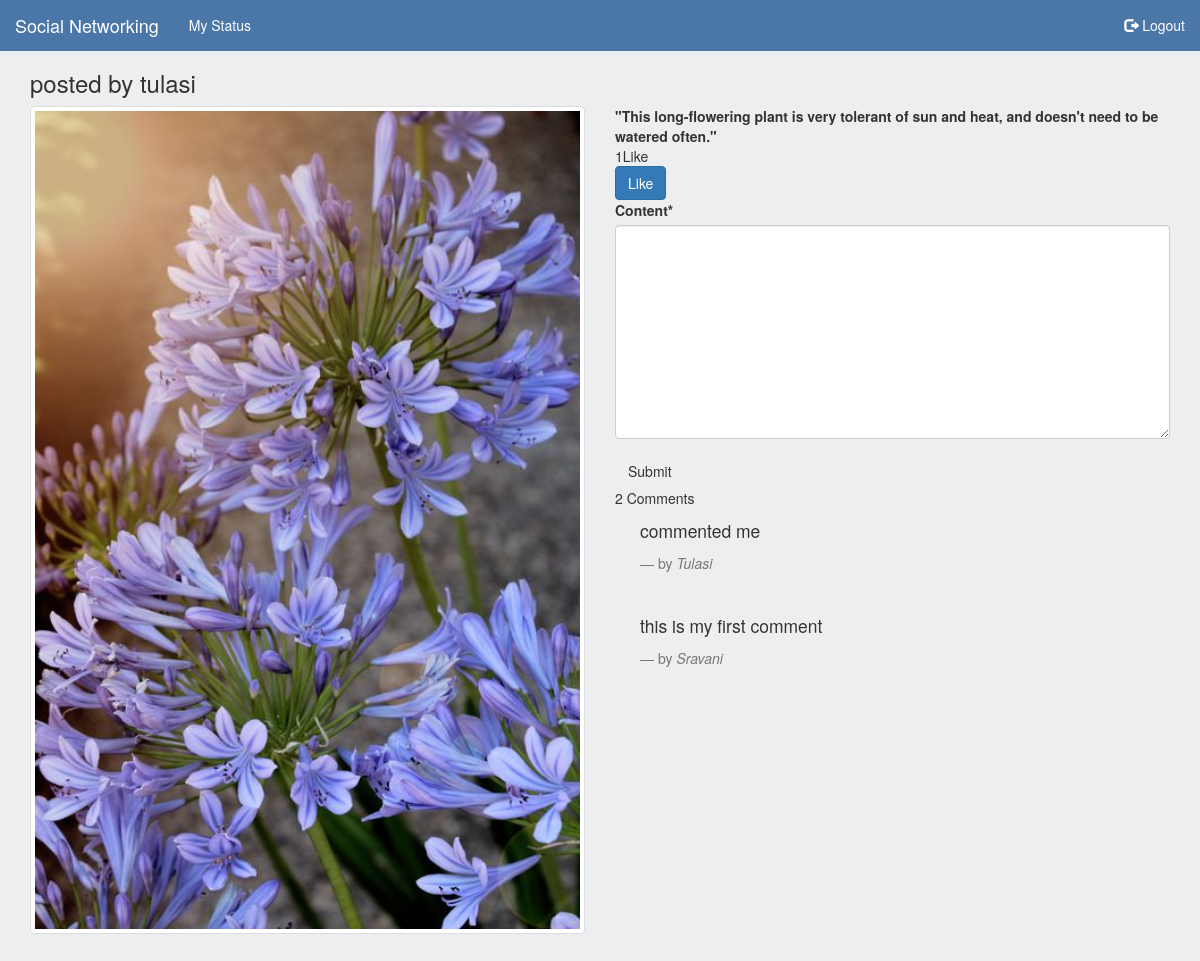
Page /status/detail/10/ (signed in) on the committed database.
### network/models.py (models this page shows, shortened)
class Status(models.Model):
    owner = models.ForeignKey(User,on_delete = models.CASCADE,)
    description = models.TextField()
    status_Img = models.ImageField(upload_to = 'images/')
    likes = models.ManyToManyField(User,related_name='likes',blank=True)
    def total_likes(self):
        return self.likes.count()

class Comment(models.Model):
    status = models.ForeignKey(Status,on_delete = models.CASCADE,)
    user = models.ForeignKey(User,on_delete = models.CASCADE,)
    content = models.TextField(max_length=160)
    timestamp = models.DateTimeField(auto_now_add=True)

### network/views.py (the view)
# urls.py: path('status/detail/<int:id>/',views.detail_status, name='detail_status'),
@login_required
def detail_status(request,id):
    status=get_object_or_404(Status,id=id)
    comments = Comment.objects.filter(status=status).order_by('-id')
    is_liked = False
    if status.likes.filter(id=request.user.id).exists():
        is_liked = True
    if request.method == 'POST':
        comment_form = CommentForm(request.POST or None)
        if comment_form.is_valid():
            content = request.POST.get('content')
            comment = Comment.objects.create(status=status, user=request.user, content=content)
            comment.save()
            return HttpResponseRedirect(status.get_absolute_url())
    else:
        comment_form = CommentForm()
    context = {
        'status':status,
        'is_liked': is_liked,
        'total_likes': status.total_likes(),
        'comments':comments,
        'comment_form':comment_form,
    }
    return render(request,'network/status_detail.html',context)

### network/forms.py
class CommentForm(forms.ModelForm):
    class Meta:
        model = Comment
        fields = ['content',]

### templates/network/status_detail.html (shortened to what this page needs)
{% extends 'base.html' %}
{% load crispy_forms_tags %}
{% block content %}
<div class="container" style="margin-top:50px" >
    <h3>posted by {{ status.owner.username }}</h3>
    <div class="row">
        <div class="col-sm-6">
            <img src="{{ status.status_Img.url }}" class="img-thumbnail" alt="..." width="100%"><br>
        </div>
        <div class="col-sm-6">
           <strong> "{{ status.description }}"</strong>
             <div class="main-comment-section">
          {{ total_likes }}Like{{total_likes|pluralize }}
        <form action="{% url 'like_status' %}" method="post">
          {% if is_liked %}
          <button type="submit" name="status_id" value="{{ status.id }}" class="btn btn-danger">disLike</button>
          {% else %}
          <button type="submit" name="status_id" value="{{ status.id }}" class="btn btn-primary">Like</button>
          {% endif %}
        </form>
                 <form method="post">
                     {{ comment_form|crispy }}
                     <input type="submit" value="Submit" class="btn btn-outline-success">
                 </form>
         <div class="main-comment-section">
         {{ comments.count }} Comment{{ comments|pluralize }}
        {% for comment in comments %}
        <blockquote class="blockquote">
          <p class="mb-0">
            {{ comment.content }}
          </p>
          <footer class="blockquote-footer">by <cite title="Source title">{{ comment.user|capfirst }}</cite> </footer>
        </blockquote>
        {% endfor %}
             </div>
      </div>
        </div>
    </div>
</div>
{% endblock %}

### templates/base.html (style rules this page uses)
body { background-color: #edeef0; }

### rows in the picture
Status: owner.username "tulasi", status_Img (picture), description "This long-flowering plant is very tolerant of sun and heat, and doesn't need to be watered often."
Comment: content "commented me", user "Tulasi"
Comment: content "this is my first comment", user "Sravani"

### other values in the picture
{{ total_likes }} "1"
{{ comments.count }} "2"
